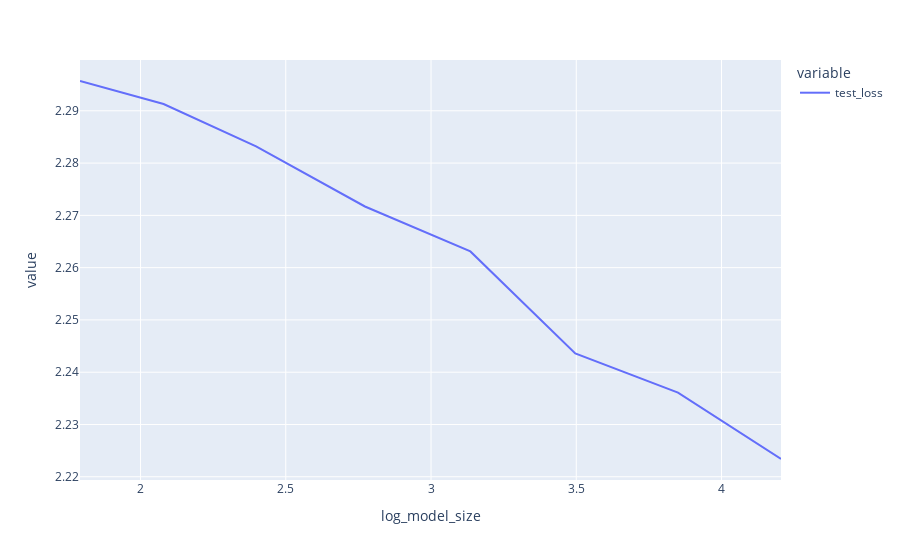

The notebook cell saved with this chart:
### Markdown cell above
So let's try model size and dataset fraction separately

### Code cell
df["log_model_size"] = df["model_size"].map(math.log)
fig = px.line(df.groupby("log_model_size")["test_loss"].mean())
fig.show()

### Figure 1 — Plotly figure (JSON) as saved in the notebook; plotly's stock layout.template omitted (floating-point values rounded to 4 significant figures)
{"data": [{"hovertemplate": "variable=test_loss<br>log_model_size=%{x}<br>value=%{y}<extra></extra>", "legendgroup": "test_loss", "line": {"color": "#636efa", "dash": "solid"}, "marker": {"symbol": "circle"}, "mode": "lines", "name": "test_loss", "orientation": "v", "showlegend": true, "type": "scatter", "x": [1.792, 2.079, 2.398, 2.773, 3.135, 3.497, 3.85, 4.205], "xaxis": "x", "y": [2.296, 2.291, 2.283, 2.272, 2.263, 2.244, 2.236, 2.223], "yaxis": "y"}], "layout": {"legend": {"title": {"text": "variable"}, "tracegroupgap": 0}, "margin": {"t": 60}, "xaxis": {"anchor": "y", "domain": [0, 1], "title": {"text": "log_model_size"}}, "yaxis": {"anchor": "x", "domain": [0, 1], "title": {"text": "value"}}}}
